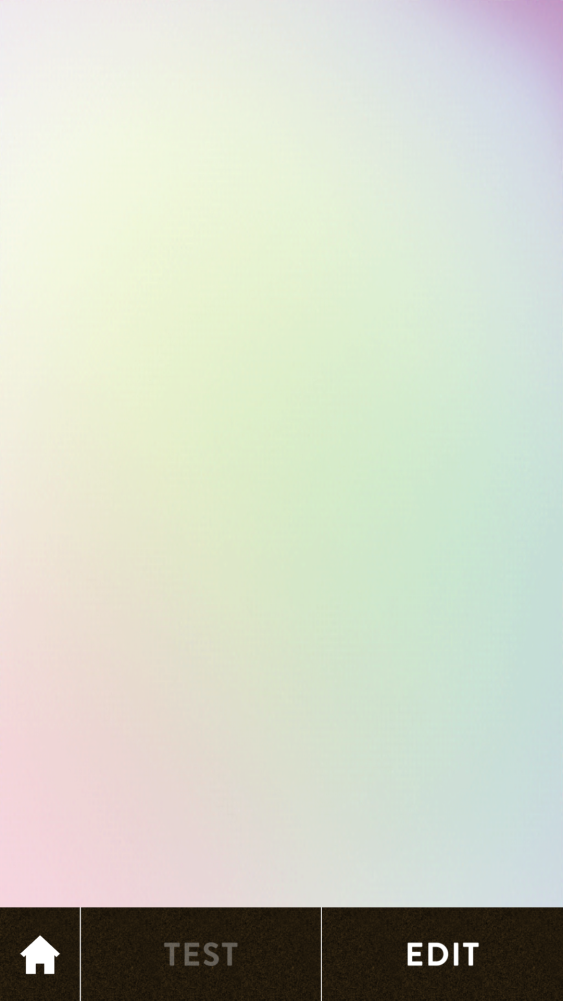
#> input picture blank.png, 1125 x 2001 px (shown at 1/2 size)
$ python count_colors.py blank.png
#> lines starting #> are read from the running program, lines starting #| are printed output that depends on the picture
#> further down, img is the input picture: shape (2001, 1125, 3); mean B, G, R 196.4, 211.4, 206.7
#!/usr/bin/env python3
import sys
import cv2
import numpy as np
from colormath.color_diff import delta_e_cie2000
from colormath.color_conversions import convert_color
from colormath.color_objects import sRGBColor, LabColor

def rgbi(lst):
    return (int(lst[2]) << 16) + (int(lst[1]) << 8) + int(lst[0])

def color_distance(c1,c2):
    lab1 = convert_color(sRGBColor(*c1), LabColor)
    lab2 = convert_color(sRGBColor(*c2), LabColor)
    d = delta_e_cie2000(lab1,lab2)
    print('hexcodes: #%06x, #%06x' % (rgbi(c1), rgbi(c2)))
    print('delta_e_cie2000', d)
    return d

def count_colors(img):
    bar = img[1901:,450:]   # rectangle height 100, width 675
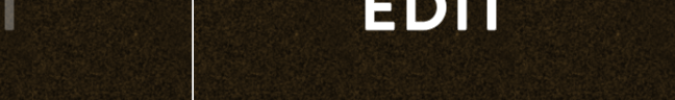
#> bar: shape (100, 675, 3); mean B, G, R 19.6, 32.3, 40.6
    w       = 675
    fifth   = w // 5
    quarter = w // 4
    third   = w // 3
    half    = w // 2
    color_threshold = 10
    sample1 = np.mean(bar[:, :fifth//2], axis=(0,1))    # minimum sample
#> sample1 = [15.15, 28.15, 36.62]
    sample2 = np.mean(bar[:, third:half], axis=(0,1))
#> sample2 = [12.11, 25.22, 33.76]
    cd = color_distance(sample1, sample2)
    if cd < color_threshold:
        return 2
    sample3 = np.mean(bar[:, quarter:third], axis=(0,1))
    cd = color_distance(sample1, sample3)
    if cd < color_threshold:
        return 3
    sample4 = np.mean(bar[:, fifth:quarter], axis=(0,1))
    cd = color_distance(sample1, sample4)
    if cd < color_threshold:
        return 4
    sample5 = np.mean(bar[:, fifth//2:fifth], axis=(0,1))
    cd = color_distance(sample1, sample5)
    if cd < color_threshold:
        return 5
    print('failed to detect number of colors')
    return None

if len(sys.argv) == 2:
    img = cv2.imread(sys.argv[1])
    print(count_colors(img))
#> (the call stopped at in color_distance, `lab1 = convert_color(sRGBColor(*c1), LabColor)`: colormath is not available in this run)
